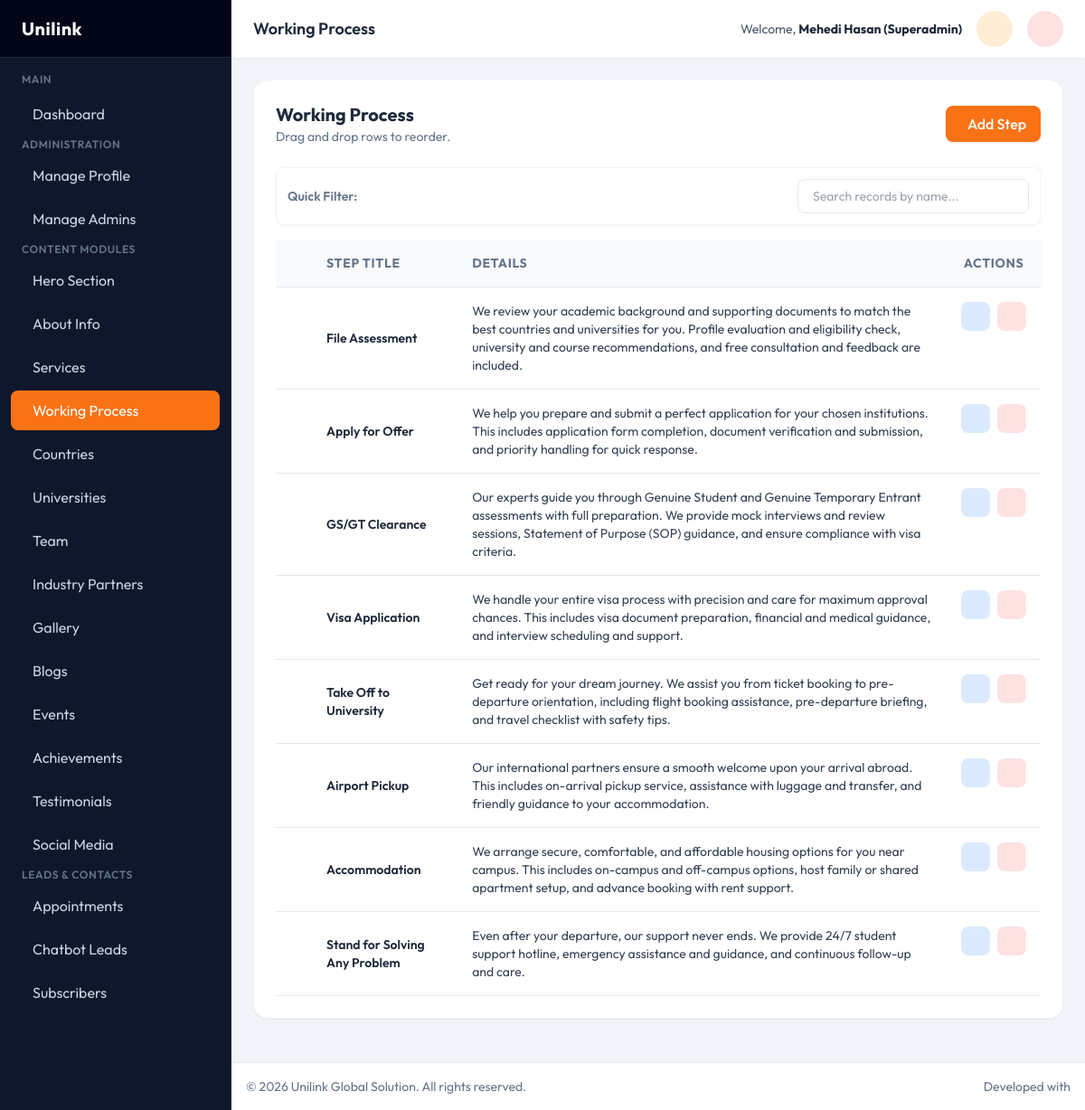
Page /admin/working_process.php (signed in) on the committed database.
### tables this page shows
CREATE TABLE `working_process` (
  `id` int(11) NOT NULL,
  `title` varchar(255) NOT NULL,
  `details` text DEFAULT NULL,
  `position` int(11) DEFAULT 0
);

### admin/working_process.php (the view, shortened to what this page needs)
<?php
require_once __DIR__ . '/components/header.php';
$steps = $pdo->query("SELECT * FROM working_process ORDER BY position ASC")->fetchAll();
?>
<div class="bg-white rounded-2xl shadow-sm border border-slate-100 p-6 mb-6">
    <div class="flex flex-col sm:flex-row justify-between items-start sm:items-center gap-4 mb-6">
        <div>
            <h3 class="text-xl font-bold text-slate-800">Working Process</h3>
            <p class="text-slate-500 text-sm">Drag and drop rows to reorder.</p>
        </div>
        <button onclick="openModal()" class="px-4 py-2 bg-secondary hover:bg-accent text-white font-medium rounded-lg shadow transform transition flex items-center gap-2">
            <i class="ph ph-plus-circle text-xl"></i> Add Step
        </button>
    </div>
    <div class="overflow-x-auto">
        <table class="w-full text-left border-collapse">
            <thead>
                <tr class="bg-slate-50 text-slate-500 text-sm uppercase tracking-wider">
                    <th class="p-4 border-b w-10"></th>
                    <th class="p-4 border-b">Step Title</th>
                    <th class="p-4 border-b">Details</th>
                    <th class="p-4 border-b text-center">Actions</th>
                </tr>
            </thead>
            <tbody id="sortableBody" class="text-slate-700 text-sm">
                <?php foreach($steps as $item): ?>
                <tr class="hover:bg-slate-50 border-b cursor-move" data-id="<?php echo $item['id']; ?>">
                    <td class="p-4 text-slate-400"><i class="ph ph-dots-six-vertical text-xl"></i></td>
                    <td class="p-4 font-semibold text-slate-800"><?php echo htmlspecialchars($item['title']); ?></td>
                    <td class="p-4"><?php echo htmlspecialchars($item['details']); ?></td>
                    <td class="p-4 flex gap-2 justify-center">
                        <button type="button" onclick='editItem(<?php echo json_encode($item); ?>)' class="w-8 h-8 rounded-lg bg-blue-100 text-blue-600 flex items-center justify-center hover:bg-blue-200 transition">
                        </button>
                        <form action="working_process.php" method="POST" onsubmit="return confirm('Delete this step?');" class="inline">
                            <button type="submit" class="w-8 h-8 rounded-lg bg-red-100 text-red-600 flex items-center justify-center hover:bg-red-200 transition">
                            </button>
                        </form>
                    </td>
                </tr>
                <?php endforeach; ?>
            </tbody>
        </table>
    </div>
</div>
<?php require_once __DIR__ . '/components/footer.php'; ?>

### admin/components/header.php (style rules this page uses)
body { font-family: 'Outfit', sans-serif; background-color: #f1f5f9; color: #334155; }

### rows in the picture
working_process: title "File Assessment", details "We review your academic background and supporting documents to match the best countries and universities for you. Profile evaluation and eligibility check, university and course recommendations, and free consultation and feedback are included."
working_process: title "Apply for Offer", details "We help you prepare and submit a perfect application for your chosen institutions. This includes application form completion, document verification and submission, and priority handling for quick response."
working_process: title "GS/GT Clearance", details "Our experts guide you through Genuine Student and Genuine Temporary Entrant assessments with full preparation. We provide mock interviews and review sessions, Statement of Purpose (SOP) guidance, and ensure compliance with visa criteria."
working_process: title "Visa Application", details "We handle your entire visa process with precision and care for maximum approval chances. This includes visa document preparation, financial and medical guidance, and interview scheduling and support."
working_process: title "Take Off to University", details "Get ready for your dream journey. We assist you from ticket booking to pre-departure orientation, including flight booking assistance, pre-departure briefing, and travel checklist with safety tips."
working_process: title "Airport Pickup", details "Our international partners ensure a smooth welcome upon your arrival abroad. This includes on-arrival pickup service, assistance with luggage and transfer, and friendly guidance to your accommodation."
working_process: title "Accommodation", details "We arrange secure, comfortable, and affordable housing options for you near campus. This includes on-campus and off-campus options, host family or shared apartment setup, and advance booking with rent support."
working_process: title "Stand for Solving Any Problem", details "Even after your departure, our support never ends. We provide 24/7 student support hotline, emergency assistance and guidance, and continuous follow-up and care."

### other values in the picture
str_replace(['_', '.php'], [' ', ''], $current_page) "Working Process"
$_SESSION['admin_name'] "Mehedi Hasan (Superadmin)"
